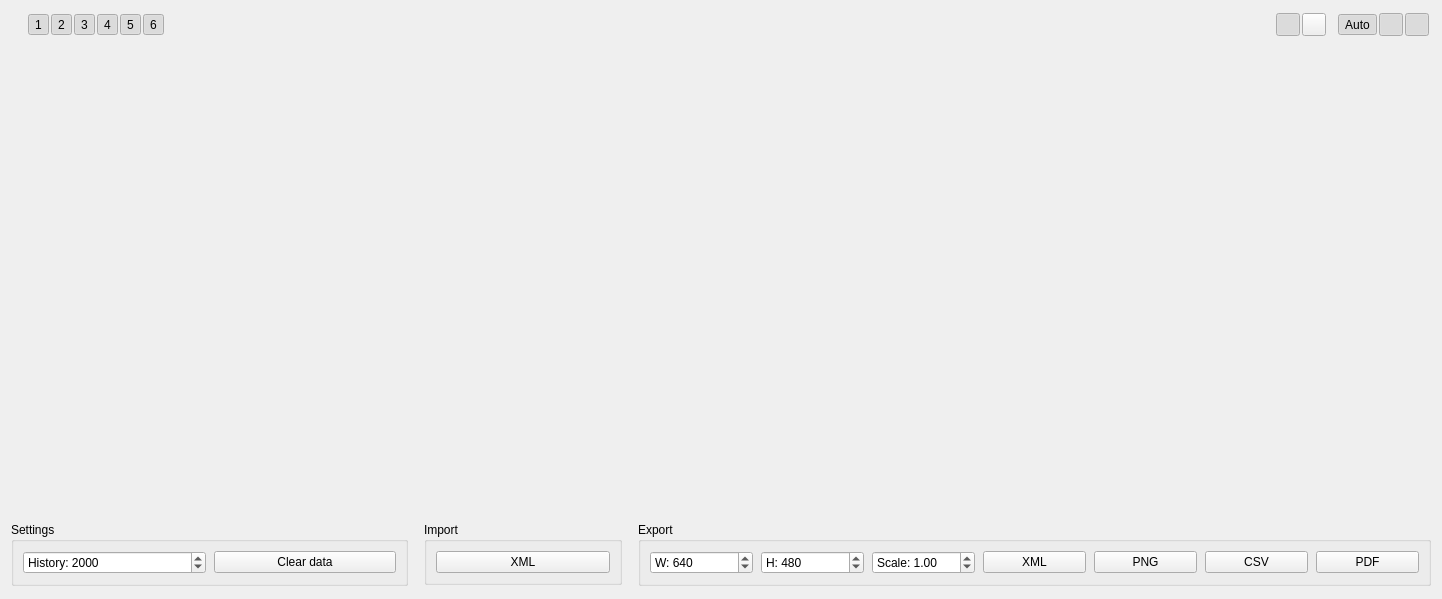
<?xml version="1.0" encoding="UTF-8"?>
<ui version="4.0">
 <class>ExperimentPlot</class>
 <widget class="QWidget" name="ExperimentPlot">
  <property name="geometry">
   <rect>
    <x>0</x>
    <y>0</y>
    <width>1442</width>
    <height>599</height>
   </rect>
  </property>
  <property name="windowTitle">
   <string>Form</string>
  </property>
  <layout class="QVBoxLayout" name="verticalLayout_2">
   <property name="spacing">
    <number>8</number>
   </property>
   <item>
    <layout class="QHBoxLayout" name="headerLayout">
     <property name="spacing">
      <number>8</number>
     </property>
     <item>
      <widget class="QLabel" name="pageTitle">
       <property name="text">
        <string />
       </property>
      </widget>
     </item>
     <item>
      <widget class="QFrame" name="graphSeg">
       <property name="seg" stdset="0">
        <bool>true</bool>
       </property>
       <layout class="QHBoxLayout" name="graphSegLayout">
        <property name="spacing">
         <number>2</number>
        </property>
        <property name="leftMargin">
         <number>2</number>
        </property>
        <property name="topMargin">
         <number>2</number>
        </property>
        <property name="rightMargin">
         <number>2</number>
        </property>
        <property name="bottomMargin">
         <number>2</number>
        </property>
        <item>
         <widget class="QToolButton" name="experimentGraph1Button">
          <property name="sizePolicy">
           <sizepolicy hsizetype="Minimum" vsizetype="Fixed">
            <horstretch>0</horstretch>
            <verstretch>0</verstretch>
           </sizepolicy>
          </property>
          <property name="toolTip">
           <string>Show this graph</string>
          </property>
          <property name="text">
           <string>1</string>
          </property>
          <property name="checkable">
           <bool>true</bool>
          </property>
          <property name="checked">
           <bool>true</bool>
          </property>
         </widget>
        </item>
        <item>
         <widget class="QToolButton" name="experimentGraph2Button">
          <property name="sizePolicy">
           <sizepolicy hsizetype="Minimum" vsizetype="Fixed">
            <horstretch>0</horstretch>
            <verstretch>0</verstretch>
           </sizepolicy>
          </property>
          <property name="toolTip">
           <string>Show this graph</string>
          </property>
          <property name="text">
           <string>2</string>
          </property>
          <property name="checkable">
           <bool>true</bool>
          </property>
          <property name="checked">
           <bool>true</bool>
          </property>
         </widget>
        </item>
        <item>
         <widget class="QToolButton" name="experimentGraph3Button">
          <property name="sizePolicy">
           <sizepolicy hsizetype="Minimum" vsizetype="Fixed">
            <horstretch>0</horstretch>
            <verstretch>0</verstretch>
           </sizepolicy>
          </property>
          <property name="toolTip">
           <string>Show this graph</string>
          </property>
          <property name="text">
           <string>3</string>
          </property>
          <property name="checkable">
           <bool>true</bool>
          </property>
          <property name="checked">
           <bool>true</bool>
          </property>
         </widget>
        </item>
        <item>
         <widget class="QToolButton" name="experimentGraph4Button">
          <property name="sizePolicy">
           <sizepolicy hsizetype="Minimum" vsizetype="Fixed">
            <horstretch>0</horstretch>
            <verstretch>0</verstretch>
           </sizepolicy>
          </property>
          <property name="toolTip">
           <string>Show this graph</string>
          </property>
          <property name="text">
           <string>4</string>
          </property>
          <property name="checkable">
           <bool>true</bool>
          </property>
          <property name="checked">
           <bool>true</bool>
          </property>
         </widget>
        </item>
        <item>
         <widget class="QToolButton" name="experimentGraph5Button">
          <property name="text">
           <string>5</string>
          </property>
          <property name="checkable">
           <bool>true</bool>
          </property>
          <property name="checked">
           <bool>true</bool>
          </property>
         </widget>
        </item>
        <item>
         <widget class="QToolButton" name="experimentGraph6Button">
          <property name="text">
           <string>6</string>
          </property>
          <property name="checkable">
           <bool>true</bool>
          </property>
          <property name="checked">
           <bool>true</bool>
          </property>
         </widget>
        </item>
       </layout>
      </widget>
     </item>
     <item>
      <spacer name="headerSpacer">
       <property name="orientation">
        <enum>Qt::Orientation::Horizontal</enum>
       </property>
       <property name="sizeHint" stdset="0">
        <size>
         <width>0</width>
         <height>0</height>
        </size>
       </property>
      </spacer>
     </item>
     <item>
      <widget class="QFrame" name="styleSeg">
       <property name="seg" stdset="0">
        <bool>true</bool>
       </property>
       <layout class="QHBoxLayout" name="styleSegLayout">
        <property name="spacing">
         <number>2</number>
        </property>
        <property name="leftMargin">
         <number>2</number>
        </property>
        <property name="topMargin">
         <number>2</number>
        </property>
        <property name="rightMargin">
         <number>2</number>
        </property>
        <property name="bottomMargin">
         <number>2</number>
        </property>
        <item>
         <widget class="QToolButton" name="experimentShowLineButton">
          <property name="toolTip">
           <string>LinePlot</string>
          </property>
          <property name="text">
           <string />
          </property>
          <property name="checkable">
           <bool>true</bool>
          </property>
          <property name="checked">
           <bool>true</bool>
          </property>
         </widget>
        </item>
        <item>
         <widget class="QToolButton" name="experimentScatterButton">
          <property name="toolTip">
           <string>Use Scatterplot</string>
          </property>
          <property name="text">
           <string />
          </property>
          <property name="checkable">
           <bool>true</bool>
          </property>
         </widget>
        </item>
       </layout>
      </widget>
     </item>
     <item>
      <widget class="QFrame" name="zoomSeg">
       <property name="seg" stdset="0">
        <bool>true</bool>
       </property>
       <layout class="QHBoxLayout" name="zoomSegLayout">
        <property name="spacing">
         <number>2</number>
        </property>
        <property name="leftMargin">
         <number>2</number>
        </property>
        <property name="topMargin">
         <number>2</number>
        </property>
        <property name="rightMargin">
         <number>2</number>
        </property>
        <property name="bottomMargin">
         <number>2</number>
        </property>
        <item>
         <widget class="QToolButton" name="experimentAutoScaleButton">
          <property name="toolTip">
           <string>Auto-Scale Plot when samples are received</string>
          </property>
          <property name="text">
           <string>Auto</string>
          </property>
          <property name="checkable">
           <bool>true</bool>
          </property>
          <property name="checked">
           <bool>true</bool>
          </property>
         </widget>
        </item>
        <item>
         <widget class="QToolButton" name="experimentHZoomButton">
          <property name="toolTip">
           <string>Enable Horizontal Zoom</string>
          </property>
          <property name="text">
           <string />
          </property>
          <property name="checkable">
           <bool>true</bool>
          </property>
          <property name="checked">
           <bool>true</bool>
          </property>
         </widget>
        </item>
        <item>
         <widget class="QToolButton" name="experimentVZoomButton">
          <property name="toolTip">
           <string>Enable Vertical Zoom</string>
          </property>
          <property name="text">
           <string />
          </property>
          <property name="checkable">
           <bool>true</bool>
          </property>
          <property name="checked">
           <bool>true</bool>
          </property>
         </widget>
        </item>
       </layout>
      </widget>
     </item>
    </layout>
   </item>
   <item>
    <layout class="QVBoxLayout" name="bodyLayout">
     <property name="spacing">
      <number>8</number>
     </property>
     <item>
      <widget class="QFrame" name="plotWell">
       <property name="well" stdset="0">
        <bool>true</bool>
       </property>
       <layout class="QVBoxLayout" name="plotLayout">
        <property name="spacing">
         <number>4</number>
        </property>
        <property name="leftMargin">
         <number>4</number>
        </property>
        <property name="topMargin">
         <number>4</number>
        </property>
        <property name="rightMargin">
         <number>4</number>
        </property>
        <property name="bottomMargin">
         <number>4</number>
        </property>
        <item>
         <widget class="QCustomPlot" name="experimentPlot" native="true">
          <property name="sizePolicy">
           <sizepolicy hsizetype="MinimumExpanding" vsizetype="MinimumExpanding">
            <horstretch>1</horstretch>
            <verstretch>0</verstretch>
           </sizepolicy>
          </property>
         </widget>
        </item>
       </layout>
      </widget>
     </item>
     <item>
      <widget class="QScrollArea" name="scrollArea">
       <property name="sizePolicy">
        <sizepolicy hsizetype="Expanding" vsizetype="Fixed">
         <horstretch>0</horstretch>
         <verstretch>0</verstretch>
        </sizepolicy>
       </property>
       <property name="frameShape">
        <enum>QFrame::Shape::NoFrame</enum>
       </property>
       <property name="verticalScrollBarPolicy">
        <enum>Qt::ScrollBarPolicy::ScrollBarAlwaysOff</enum>
       </property>
       <property name="widgetResizable">
        <bool>true</bool>
       </property>
       <widget class="QWidget" name="scrollAreaWidgetContents">
        <layout class="QHBoxLayout" name="horizontalLayout" stretch="2,1,4">
         <property name="leftMargin">
          <number>0</number>
         </property>
         <property name="topMargin">
          <number>0</number>
         </property>
         <property name="rightMargin">
          <number>0</number>
         </property>
         <property name="bottomMargin">
          <number>0</number>
         </property>
         <property name="spacing">
          <number>16</number>
         </property>
         <item>
          <widget class="QGroupBox" name="groupBox_3">
           <property name="sizePolicy">
            <sizepolicy hsizetype="Preferred" vsizetype="Maximum">
             <horstretch>0</horstretch>
             <verstretch>0</verstretch>
            </sizepolicy>
           </property>
           <property name="title">
            <string>Settings</string>
           </property>
           <layout class="QHBoxLayout" name="gridLayout_2">
            <property name="spacing">
             <number>8</number>
            </property>
            <item>
             <widget class="QSpinBox" name="experimentHistoryBox">
              <property name="toolTip">
               <string>Drop old samples when the plot grows larger than this</string>
              </property>
              <property name="prefix">
               <string>History: </string>
              </property>
              <property name="minimum">
               <number>2</number>
              </property>
              <property name="maximum">
               <number>10000</number>
              </property>
              <property name="singleStep">
               <number>50</number>
              </property>
              <property name="value">
               <number>2000</number>
              </property>
             </widget>
            </item>
            <item>
             <widget class="QPushButton" name="experimentClearDataButton">
              <property name="toolTip">
               <string>Clear data from plots</string>
              </property>
              <property name="text">
               <string>Clear data</string>
              </property>
             </widget>
            </item>
           </layout>
          </widget>
         </item>
         <item>
          <widget class="QGroupBox" name="groupBox">
           <property name="sizePolicy">
            <sizepolicy hsizetype="Preferred" vsizetype="Maximum">
             <horstretch>0</horstretch>
             <verstretch>0</verstretch>
            </sizepolicy>
           </property>
           <property name="title">
            <string>Import</string>
           </property>
           <layout class="QHBoxLayout" name="verticalLayout">
            <property name="spacing">
             <number>8</number>
            </property>
            <item>
             <widget class="QPushButton" name="experimentLoadXmlButton">
              <property name="text">
               <string>XML</string>
              </property>
             </widget>
            </item>
           </layout>
          </widget>
         </item>
         <item>
          <widget class="QGroupBox" name="groupBox_2">
           <property name="sizePolicy">
            <sizepolicy hsizetype="Preferred" vsizetype="Maximum">
             <horstretch>0</horstretch>
             <verstretch>0</verstretch>
            </sizepolicy>
           </property>
           <property name="title">
            <string>Export</string>
           </property>
           <layout class="QHBoxLayout" name="gridLayout">
            <property name="spacing">
             <number>8</number>
            </property>
            <item>
             <widget class="QSpinBox" name="experimentWBox">
              <property name="toolTip">
               <string>Export Width</string>
              </property>
              <property name="prefix">
               <string>W: </string>
              </property>
              <property name="maximum">
               <number>4000</number>
              </property>
              <property name="value">
               <number>640</number>
              </property>
             </widget>
            </item>
            <item>
             <widget class="QSpinBox" name="experimentHBox">
              <property name="toolTip">
               <string>Export Height</string>
              </property>
              <property name="prefix">
               <string>H: </string>
              </property>
              <property name="maximum">
               <number>4000</number>
              </property>
              <property name="value">
               <number>480</number>
              </property>
             </widget>
            </item>
            <item>
             <widget class="QDoubleSpinBox" name="experimentScaleBox">
              <property name="toolTip">
               <string>Export Scale</string>
              </property>
              <property name="prefix">
               <string>Scale: </string>
              </property>
              <property name="singleStep">
               <double>0.100000000000000</double>
              </property>
              <property name="value">
               <double>1.000000000000000</double>
              </property>
             </widget>
            </item>
            <item>
             <widget class="QPushButton" name="experimentSaveXmlButton">
              <property name="text">
               <string>XML</string>
              </property>
             </widget>
            </item>
            <item>
             <widget class="QPushButton" name="experimentSavePngButton">
              <property name="text">
               <string>PNG</string>
              </property>
             </widget>
            </item>
            <item>
             <widget class="QPushButton" name="experimentSaveCsvButton">
              <property name="text">
               <string>CSV</string>
              </property>
             </widget>
            </item>
            <item>
             <widget class="QPushButton" name="experimentSavePdfButton">
              <property name="text">
               <string>PDF</string>
              </property>
             </widget>
            </item>
           </layout>
          </widget>
         </item>
        </layout>
       </widget>
      </widget>
     </item>
    </layout>
   </item>
  </layout>
 </widget>
 <customwidgets>
  <customwidget>
   <class>QCustomPlot</class>
   <extends>QWidget</extends>
   <header>widgets/qcustomplot.h</header>
   <container>1</container>
  </customwidget>
 </customwidgets>
 <resources/>
 <connections/>
</ui>
